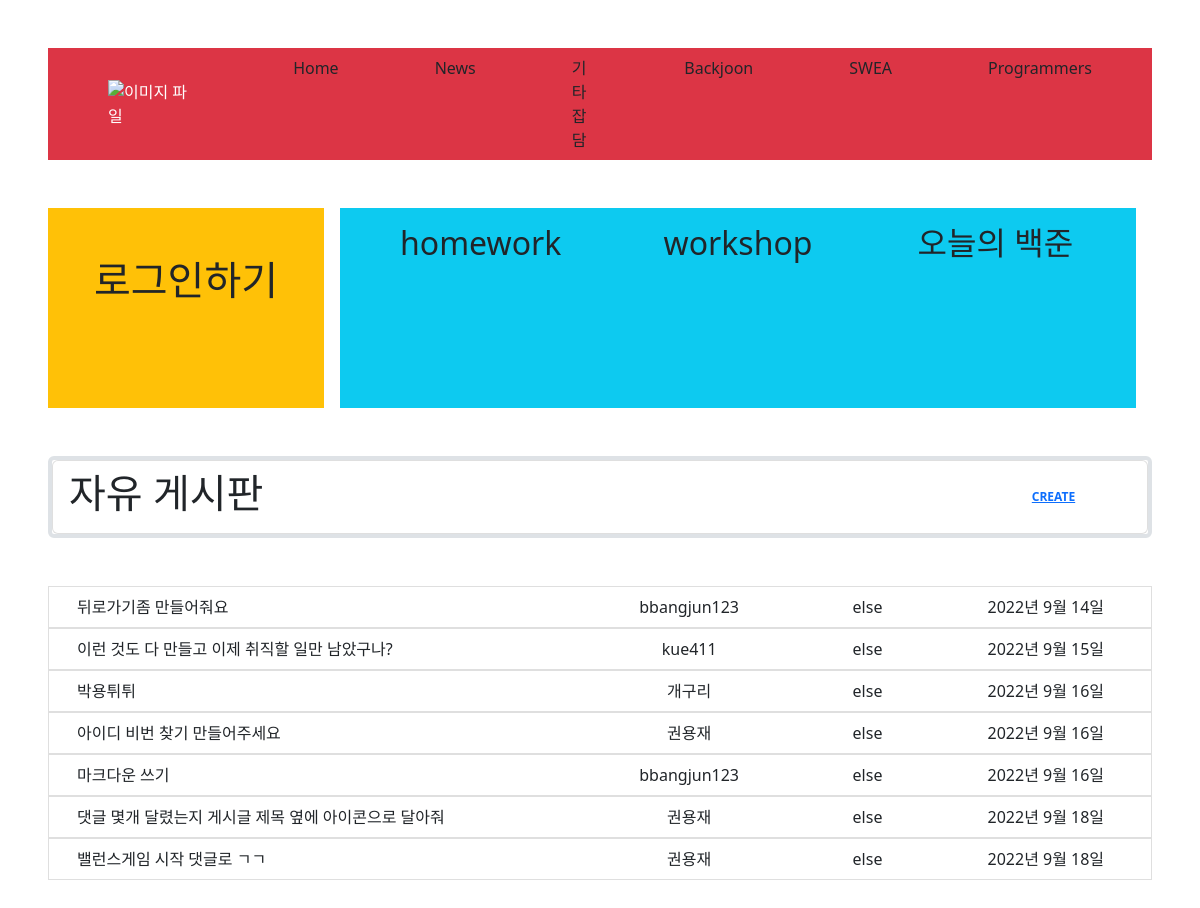
/else_board/, run on an earlier commit of the app's database.
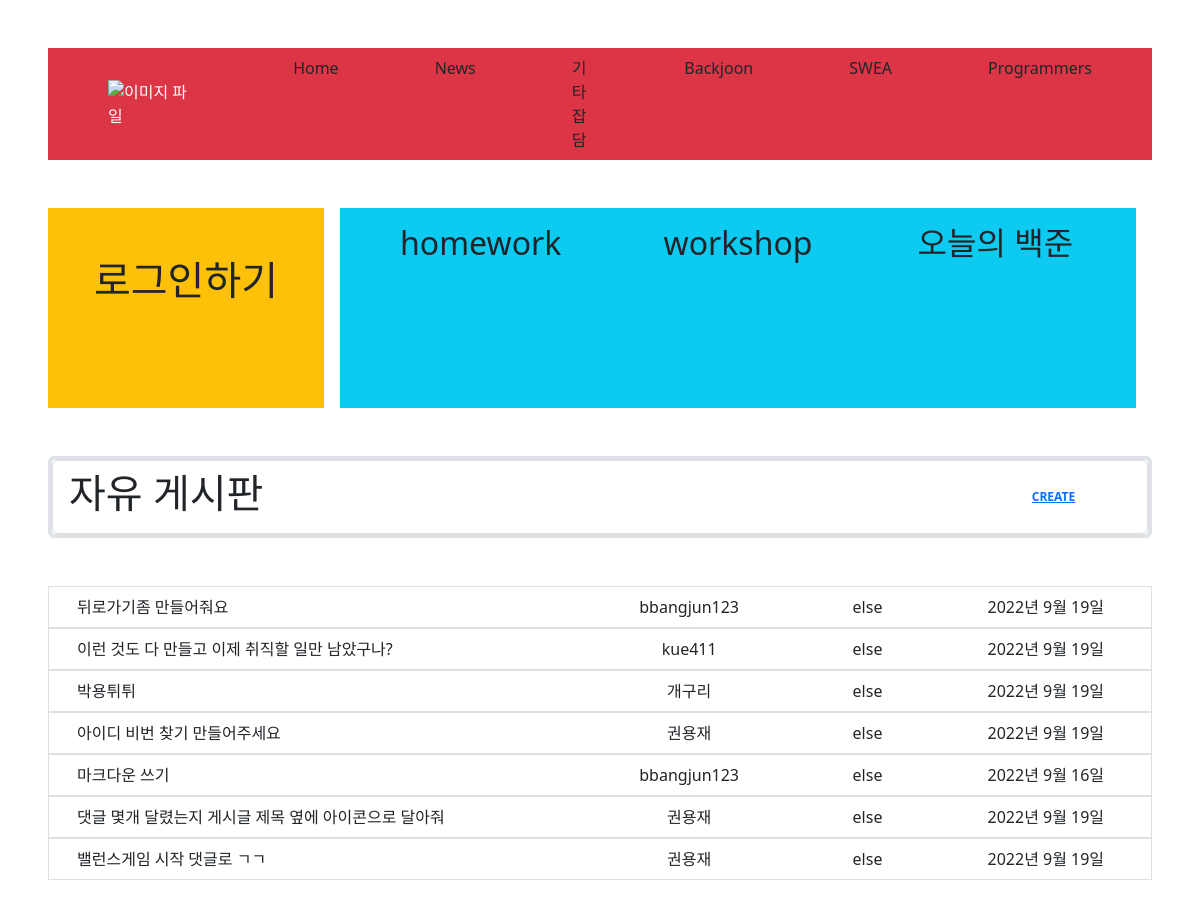
And on a later commit of the database.
### articles/models.py (models this page shows)
class ArticleModel(models.Model):
    variety_1 = (
              ('Backjoon', 'Backjoon'),
              ('SWEA', 'SWEA'),
              ('Programmers', 'Programmers'),
              ('else', 'else'),
    )
    username = models.CharField(max_length=30)
    title = models.CharField(max_length= 30)
    content = models.TextField()
    release_date = models.DateField(auto_now = True)
    update_date = models.DateField(auto_now_add= True)
    variety = models.CharField(max_length=30, choices=variety_1)
    visited = models.IntegerField(default=0)

### articles/views.py (the view)
# urls.py: path('else_board/', views.else_board, name = 'else_board'),
def else_board(request):
    articles = ArticleModel.objects.filter(variety = "else")
    context = {
        "articles" : articles
    }
    return render(request, "articles/else_board.html", context)

### articles/templates/articles/else_board.html (shortened to what this page needs)
{% extends 'base.html' %}
{% block content %}
<ul class="list-group border border-4 my-5">
    <li class="list-group-item d-flex justify-content-between align-items-center">
      <h1>자유 게시판</h1>
      <span class="badge badge-primary badge-pill mx-5"><a href="{% url 'articles:create' %}">CREATE</a></span>
    </li>
</ul>
<ul class="list-group">
    {% for article in articles %}
    <a href="{% url 'articles:detail' article.id %}" class='text-decoration-none'>
    <li class="list-group-item list-group-item-action">
    <div class="container text-center">
        <div class="row">
            <div class="col-6 text-start">{{article.title}}</div>
            <div class="col-2">{{article.username}}</div>
            <div class="col-2">{{article.variety}}</div>
            <div class="col-2">{{article.release_date}}</div>
        </div>
    </div>
    </li>
    </a>
    {% endfor %}
</ul>
{% endblock content %}

What changed in the data, as far as the page shows it:
changed ArticleModel "뒤로가기좀 만들어줘요": release_date "2022년 9월 14일" → "2022년 9월 19일"
changed ArticleModel "이런 것도 다 만들고 이제 취직할 일만 남았구나?": release_date "2022년 9월 15일" → "2022년 9월 19일"
changed ArticleModel "박용튀튀": release_date "2022년 9월 16일" → "2022년 9월 19일"
changed ArticleModel "아이디 비번 찾기 만들어주세요": release_date "2022년 9월 16일" → "2022년 9월 19일"
changed ArticleModel "댓글 몇개 달렸는지 게시글 제목 옆에 아이콘으로 달아줘": release_date "2022년 9월 18일" → "2022년 9월 19일"
changed ArticleModel "밸런스게임 시작 댓글로 ㄱㄱ": release_date "2022년 9월 18일" → "2022년 9월 19일"
